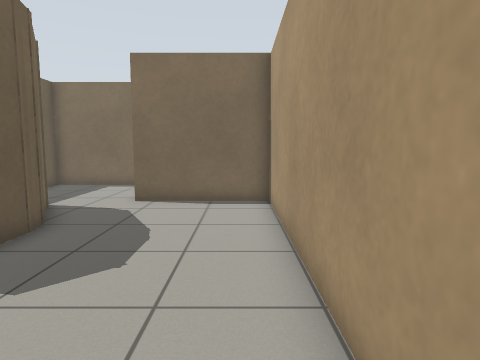
View 1 (above)

14 first-person views from a walk through a Gazebo world. The camera is 0.94 m above the floor, tilts 6° down and sees 75° across. The lines on the ground mark 1 m squares. The floor is counted in squares, 0.5 m on a side. Each view is taken from the middle of a square. On the plan, view 1 faces up. The plan holds only what a view shows up to about 17 squares ahead; the rest is blank. Gazebo's built-in surfaces are drawn with simple patterns.

View 2
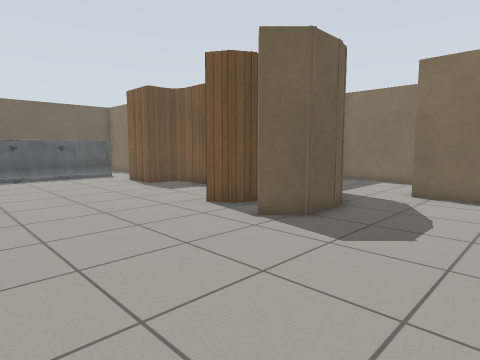

View 3
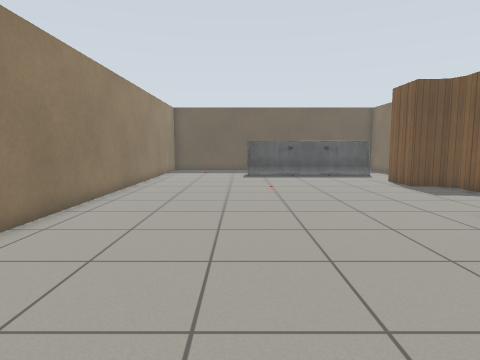

View 4
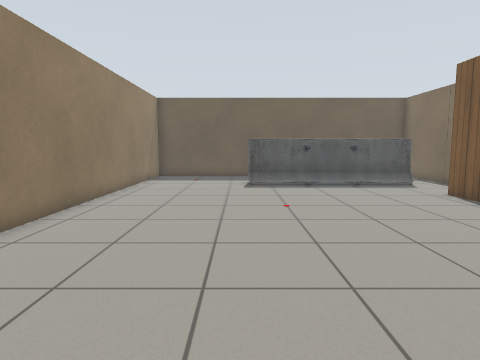

View 5
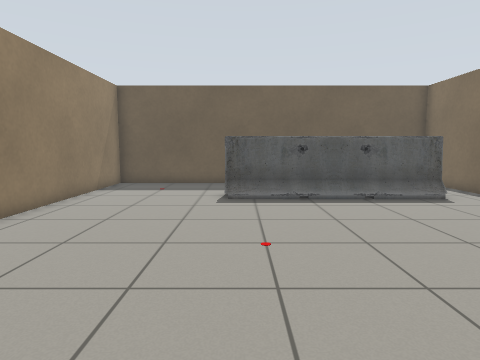

View 6
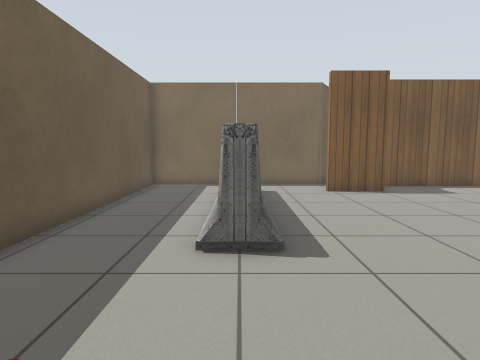

View 7
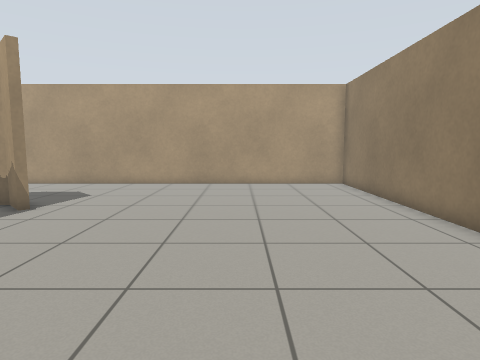

View 8
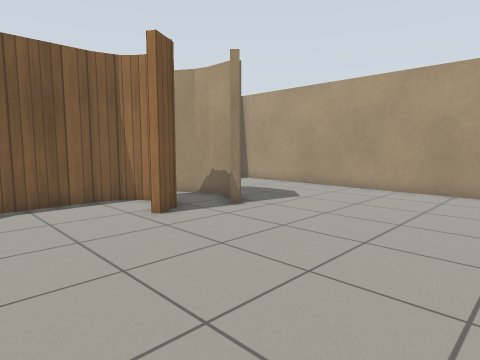

View 9
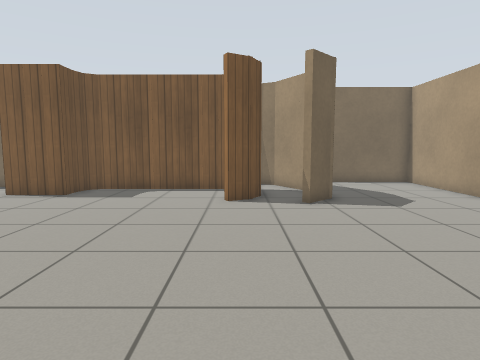

View 10
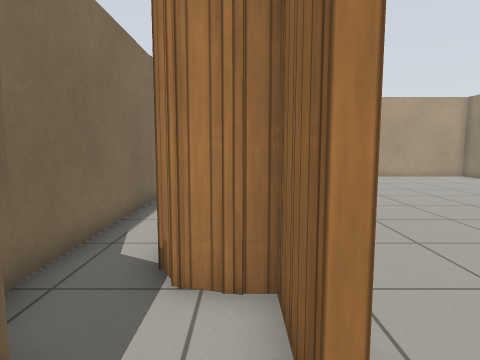

View 11
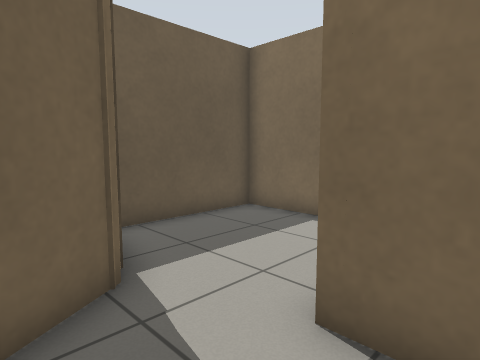

View 12
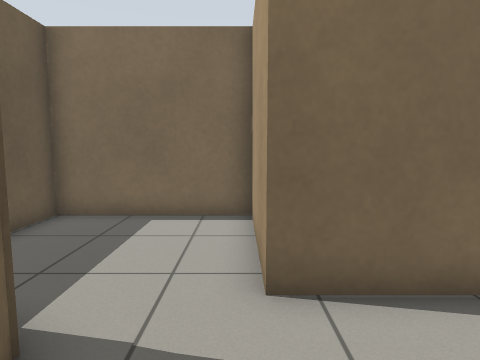

View 13
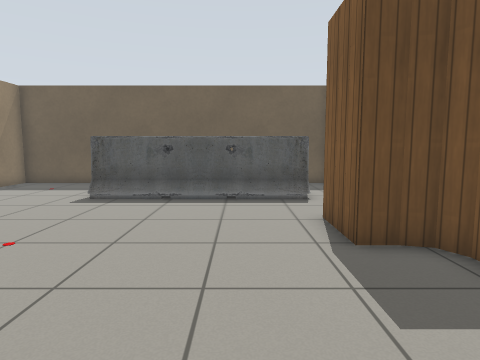

View 14
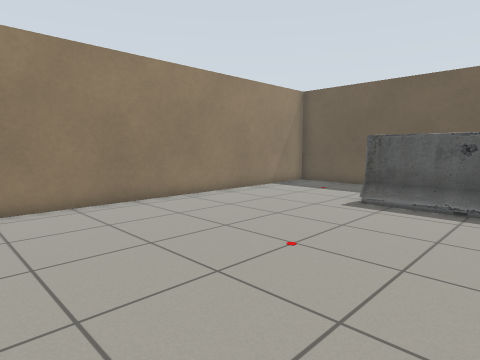

### Floor plan
Points are (right, up) in squares from view 1. A wall is a line through its corners. A room is listed if a view was taken in it or the views show most of it. See-through windows are left out.
Room 1 (views 1, 2, 3, 4, 5, 6, 7, 8, 9, 10, 11, 12, 13, 14)
walls: (-7.6, 5.2) (-8.5, 4.7); (-15.2, 6.8) (-14.9, 7.8); (-14.8, 7.1) (-14.8, 6.2) (-17.2, 6.2) (-17.2, 6.5) (-15.1, 6.5) (-15.1, 7.2); (-7.6, 7.2) (-8.1, 7.7) (-9, 8); (-8.9, 7.9) (-14.2, 7.9) (-14.7, 7.7) (-14.9, 7); (-17, 8.6) (-25.4, 8.6) (-25.4, -7.3) (1, -7.3) (1, 10.8) (-3.7, 10.8); (-4.9, 7.8) (-4.6, 6.7); (-6.1, 9.7) (-4.7, 7.2) (-4.7, 5.4) (-5.7, 4.3)
ways out: opening at (-4.5, 10.5) to room 2; opening at (-16, 8) to room 3
objects: barrier (-21, -1) to (-21, 6)
Room 2 (no view inside)
walls: (-6.7, 10.1) (-6.1, 9.7); (-3.7, 10.8) (-3.7, 15.5) (-9.1, 15.5) (-9.1, 11.1)
ways out: opening at (-4.5, 10.5) to room 1
Room 3 (no view inside)
walls: (-7.9, 10.1) (-14.9, 10.1); (-14.7, 10.1) (-16.4, 9.7) (-17, 8.6); (-14.9, 7.8) (-14.3, 8.2); (-5.1, 7.3) (-6.3, 9.5) (-6.8, 9.8) (-8, 10.1)
ways out: opening at (-16, 8) to room 1

Positions as (right, up) in squares from view 1, and headings:
1: (0, 0), facing up
2: (0, -2), facing up-left
3: (0, -2), facing left
4: (-5, -2), facing left
5: (-9, -1), facing left
6: (-21, -7), facing up
7: (-15, -2), facing right
8: (-13, -3), facing up-right
9: (-8, -6), facing up
10: (-19, 7), facing right
11: (-2, 8), facing up-left
12: (-4, 7), facing up
13: (-9, 4), facing left
14: (-10, 3), facing down-left
